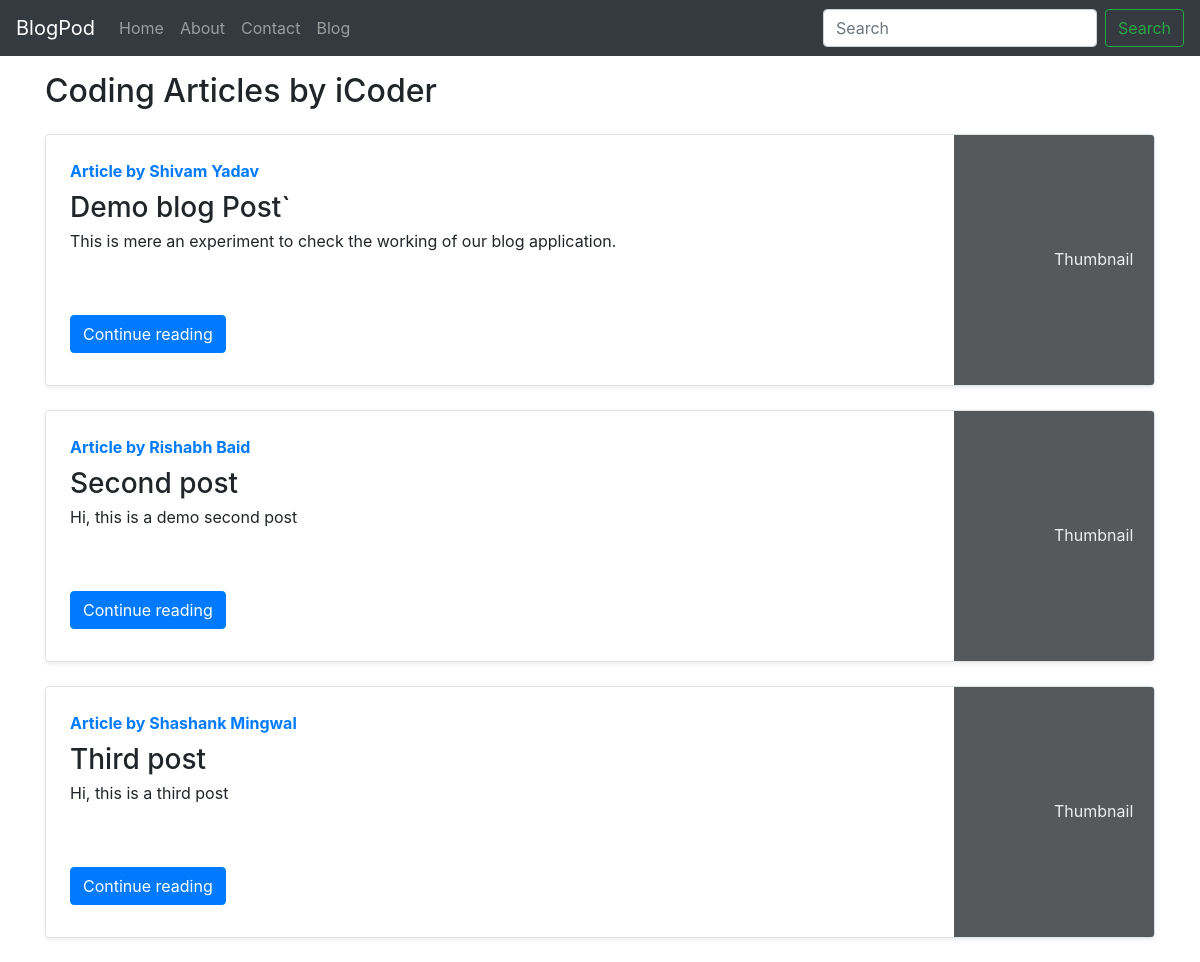
Page /blog on the committed database.
### blog/models.py (models this page shows)
class Post(models.Model):
    sno = models.AutoField(primary_key=True)
    title = models.CharField(max_length=50)
    content = models.TextField()
    author = models.CharField(max_length=25)
    slug = models.CharField(max_length=40)
    timeStamp = models.DateField( default=django.utils.timezone.now)
    def __str__(self):
        return self.title + " by " + self.author + " @ : " + str(self.timeStamp)

### blog/views.py (the view)
# urls.py: path('', views.allBlogs),
def allBlogs(request):
    allPosts= Post.objects.all()
    print(allPosts)
    context={'allPosts': allPosts}
    context['secondPosts'] = [i for i in range(10)]
    print(context)
    return render(request,'blog/all_blogs.html',context)

### templates/blog/all_blogs.html (shortened to what this page needs)
{% extends '../base.html' %} {% block all_blogs %}
<div class="container my-3">
    <h2>Coding Articles by iCoder</h2>
    {% for post in allPosts  %}
    <div class="row no-gutters border rounded overflow-hidden flex-md-row mb-4 shadow-sm h-md-250 my-4 position-relative">
        <div class="col p-4 d-flex flex-column position-static">
            <strong class="d-inline-block mb-2 text-primary">Article  by {{post.author}}</strong>
            <h3 class="mb-0">{{post.title}}</h3>
            <p class="card-text mb-auto">{{post.content| truncatechars:500}}</p>
            <div class="my-2">
            	<a href="/blog/{{post.slug}}" role="button" class="btn btn-primary">Continue reading</a>
            </div>
        </div>
        <div class="col-auto d-none d-lg-block">
            <svg class="bd-placeholder-img" width="200" height="250" xmlns="http://www.w3.org/2000/svg" preserveAspectRatio="xMidYMid slice" focusable="false" role="img" aria-label="Placeholder: Thumbnail">
                <rect width="100%" height="100%" fill="#55595c"></rect><text x="50%" y="50%" fill="#eceeef" dy=".3em">Thumbnail</text>
            </svg>
        </div>
        </div>
        {% endfor %}
    </div>
 {% endblock %}

### templates/base.html (shortened to what this page needs)
<!doctype html>
<html lang="en">
<head>
    <link rel="stylesheet" href="https://stackpath.bootstrapcdn.com/bootstrap/4.5.2/css/bootstrap.min.css">
</head>
<body>
    <nav class="navbar navbar-expand-lg navbar-dark bg-dark">
        <a class="navbar-brand" href="/">BlogPod</a>
        <div class="collapse navbar-collapse" id="navbarSupportedContent">
            <ul class="navbar-nav mr-auto">
                <li class="nav-item {% block homeactive %}  {% endblock homeactive %}">
                    <a class="nav-link" href="/">Home <span class="sr-only">(current)</span></a>
                </li>
                <li class="nav-item  {% block aboutactive %}  {% endblock aboutactive %}">
                    <a class="nav-link" href="/about">About</a>
                </li>
                <li class="nav-item {% block contactactive %}  {% endblock contactactive %}">
                    <a class="nav-link" href="/contact">Contact</a>
                </li>
                <li class="nav-item {% block blogactive %}  {% endblock blogactive %}">
                    <a class="nav-link" href="/blog">Blog</a>
                </li>
            </ul>
            <form class="form-inline my-2 my-lg-0">
                <input class="form-control mr-sm-2" type="search" placeholder="Search" aria-label="Search">
                <button class="btn btn-outline-success my-2 my-sm-0" type="submit">Search</button>
            </form>
        </div>
    </nav>
    {% block all_blogs %} {% endblock all_blogs %} {% block body %} {% endblock body %} {% block home_page %} {% endblock home_page %}
</body>
</html>

### rows in the picture
Post: author "Shivam Yadav", title "Demo blog Post`", content "This is mere an experiment to check the working of our blog application."
Post: author "Rishabh Baid", title "Second post", content "Hi, this is a demo second post"
Post: author "Shashank Mingwal", title "Third post", content "Hi, this is a third post"
